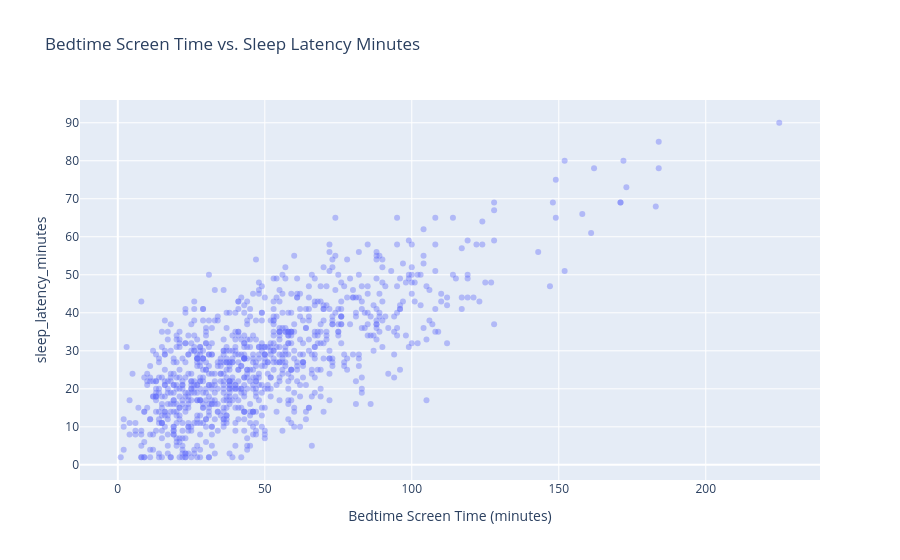

The notebook cell this image was saved under:
### Code cell
# scatterplot of bedtime screen time vs. sleep latency minutes

import plotly.express as px

fig = px.scatter(
    df,
    x="bedtime_screen_time_minutes",
    y="sleep_latency_minutes",
    opacity=0.4,
    title="Bedtime Screen Time vs. Sleep Latency Minutes",
    labels={
        "bedtime_screen_time_minutes": "Bedtime Screen Time (minutes)",
        "sleep_hours_per_night": "Sleep Duration (hours)"
    }
)

fig.show()

### Figure 1 — Plotly figure (JSON) as saved in the notebook; plotly's stock layout.template omitted (floating-point values rounded to 4 significant figures; data arrays with more than 128 entries replaced by an {"elided": "..."} marker saying what was removed)
{"data": [{"hovertemplate": "Bedtime Screen Time (minutes)=%{x}<br>sleep_latency_minutes=%{y}<extra></extra>", "legendgroup": "", "marker": {"color": "#636efa", "opacity": 0.4, "symbol": "circle"}, "mode": "markers", "name": "", "orientation": "v", "showlegend": false, "type": "scatter", "x": {"elided": "960 float values"}, "xaxis": "x", "y": {"elided": "960 float values"}, "yaxis": "y"}], "layout": {"legend": {"tracegroupgap": 0}, "title": {"text": "Bedtime Screen Time vs. Sleep Latency Minutes"}, "xaxis": {"anchor": "y", "domain": [0, 1], "title": {"text": "Bedtime Screen Time (minutes)"}}, "yaxis": {"anchor": "x", "domain": [0, 1], "title": {"text": "sleep_latency_minutes"}}}}
